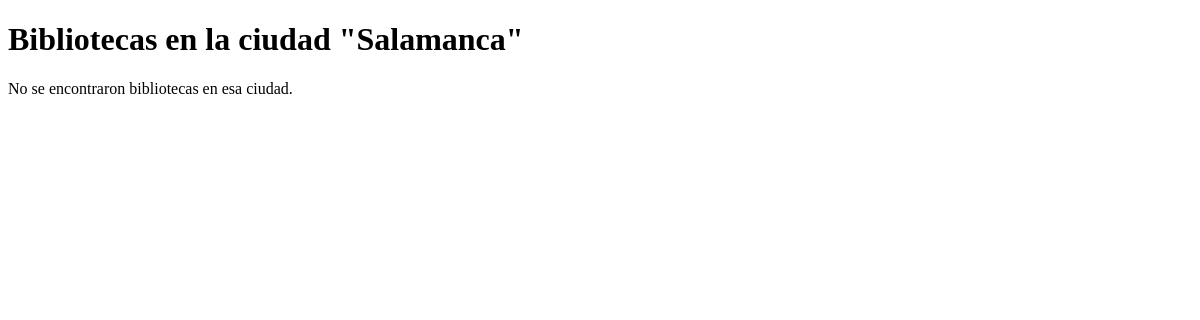
The page /bibliotecas/ciudad/Salamanca/ on the database as committed earlier.
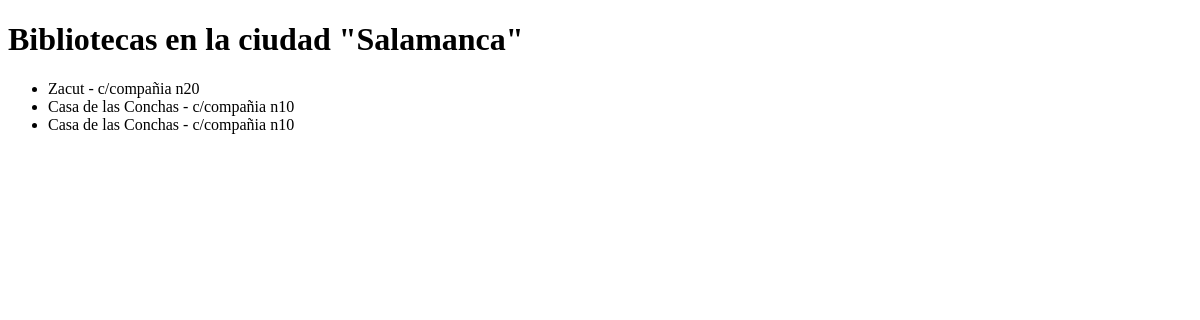
The same page on the database as committed later.
### TrabajoFinal/models.py (models this page shows)
class Biblioteca(models.Model):
    nombre = models.CharField(max_length=200)
    direccion = models.CharField(max_length=200)
    ciudad = models.CharField(max_length=200)
    horario_apertura = models.TimeField()
    horario_cierre = models.TimeField()
    fecha_fundacion = models.DateField()
    normas = models.FileField(upload_to='normas/', null=True, blank=True)

### TrabajoFinal/views.py (the view)
# urls.py: path('bibliotecas/ciudad/<str:ciudad>/', views.buscar_bibliotecas_por_ciudad, name='buscar_bibliotecas_por_ciudad'),
def buscar_bibliotecas_por_ciudad(request, ciudad):
    bibliotecas = Biblioteca.objects.filter(ciudad=ciudad)
    return render(request, 'buscar_bibliotecas_por_ciudad.html', {'bibliotecas': bibliotecas, 'ciudad':ciudad})

### TrabajoFinal/templates/buscar_bibliotecas_por_ciudad.html (shortened to what this page needs)
<!DOCTYPE html>
<html>
<head>
</head>
<body>
    <h1>Bibliotecas en la ciudad "{{ ciudad }}"</h1>
    {% if bibliotecas %}
        <ul>
        {% for biblioteca in bibliotecas %}
            <li>{{ biblioteca.nombre }} - {{ biblioteca.direccion }}</li>
        {% endfor %}
        </ul>
    {% else %}
        <p>No se encontraron bibliotecas en esa ciudad.</p>
    {% endif %}
</body>
</html>

Rows that differ between the two databases and show on the page:
added Biblioteca: nombre "Zacut", direccion "c/compañia n20"
added Biblioteca: nombre "Casa de las Conchas", direccion "c/compañia n10"
added Biblioteca: nombre "Casa de las Conchas", direccion "c/compañia n10"
Other text that changed with them:
text no longer shown: "No se encontraron bibliotecas en esa ciudad."
